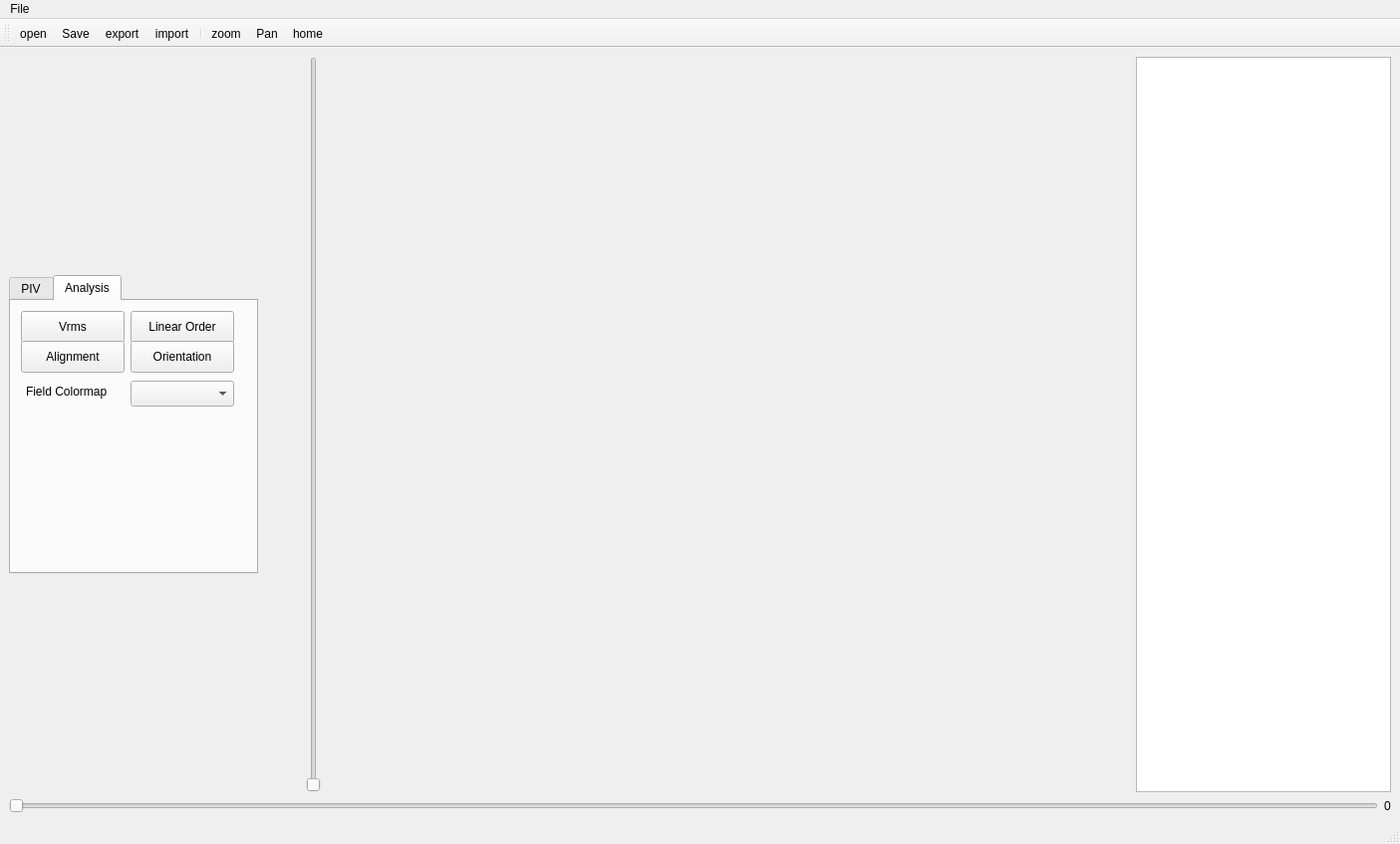
<?xml version="1.0" encoding="UTF-8"?>
<ui version="4.0">
 <class>MainWindow</class>
 <widget class="QMainWindow" name="MainWindow">
  <property name="geometry">
   <rect>
    <x>0</x>
    <y>0</y>
    <width>1405</width>
    <height>847</height>
   </rect>
  </property>
  <property name="sizePolicy">
   <sizepolicy hsizetype="Expanding" vsizetype="Expanding">
    <horstretch>0</horstretch>
    <verstretch>0</verstretch>
   </sizepolicy>
  </property>
  <property name="windowTitle">
   <string>MainWindow</string>
  </property>
  <widget class="QWidget" name="centralwidget">
   <layout class="QVBoxLayout" name="verticalLayout_2">
    <item>
     <layout class="QVBoxLayout" name="verticalLayout">
      <item>
       <layout class="QHBoxLayout" name="horizontalLayout_2">
        <item>
         <widget class="QTabWidget" name="tabs">
          <property name="sizePolicy">
           <sizepolicy hsizetype="Fixed" vsizetype="Fixed">
            <horstretch>0</horstretch>
            <verstretch>0</verstretch>
           </sizepolicy>
          </property>
          <property name="minimumSize">
           <size>
            <width>250</width>
            <height>300</height>
           </size>
          </property>
          <property name="currentIndex">
           <number>1</number>
          </property>
          <widget class="QWidget" name="tab">
           <attribute name="title">
            <string>PIV</string>
           </attribute>
           <widget class="QWidget" name="formLayoutWidget">
            <property name="geometry">
             <rect>
              <x>30</x>
              <y>20</y>
              <width>164</width>
              <height>193</height>
             </rect>
            </property>
            <layout class="QFormLayout" name="formLayout">
             <item row="1" column="1">
              <widget class="QLineEdit" name="windowsizeinput">
               <property name="toolTip">
                <string>PIV window size (pixels)</string>
               </property>
               <property name="text">
                <string>32</string>
               </property>
              </widget>
             </item>
             <item row="2" column="0">
              <widget class="QLabel" name="label_3">
               <property name="text">
                <string>Max Speed</string>
               </property>
              </widget>
             </item>
             <item row="2" column="1">
              <widget class="QLineEdit" name="maxspeedinput">
               <property name="toolTip">
                <string>Quiver color will be clipped to this value</string>
               </property>
               <property name="text">
                <string>100</string>
               </property>
              </widget>
             </item>
             <item row="3" column="0">
              <widget class="QLabel" name="label_2">
               <property name="text">
                <string>Pixel Size</string>
               </property>
              </widget>
             </item>
             <item row="3" column="1">
              <widget class="QLineEdit" name="pixelsizeinput">
               <property name="toolTip">
                <string>Pixel size of the data, PIV results will use this as the scale</string>
               </property>
               <property name="text">
                <string>1</string>
               </property>
              </widget>
             </item>
             <item row="1" column="0">
              <widget class="QLabel" name="label">
               <property name="text">
                <string>Window Size</string>
               </property>
              </widget>
             </item>
             <item row="6" column="0">
              <widget class="QLabel" name="label_4">
               <property name="text">
                <string>Autocontrast</string>
               </property>
              </widget>
             </item>
             <item row="6" column="1">
              <widget class="QCheckBox" name="autocontrast">
               <property name="sizePolicy">
                <sizepolicy hsizetype="Minimum" vsizetype="Minimum">
                 <horstretch>0</horstretch>
                 <verstretch>0</verstretch>
                </sizepolicy>
               </property>
               <property name="text">
                <string/>
               </property>
               <property name="checked">
                <bool>true</bool>
               </property>
              </widget>
             </item>
             <item row="4" column="1">
              <widget class="QLineEdit" name="arrowscaleinput">
               <property name="toolTip">
                <string>Set arrow scaling for visualisation</string>
               </property>
               <property name="text">
                <string>1</string>
               </property>
              </widget>
             </item>
             <item row="4" column="0">
              <widget class="QLabel" name="label_5">
               <property name="text">
                <string>Arrow Scale</string>
               </property>
              </widget>
             </item>
             <item row="5" column="0">
              <widget class="QLabel" name="label_6">
               <property name="text">
                <string>Time interval</string>
               </property>
              </widget>
             </item>
             <item row="5" column="1">
              <widget class="QLineEdit" name="timeintervalinput">
               <property name="text">
                <string>1</string>
               </property>
              </widget>
             </item>
            </layout>
           </widget>
           <widget class="QPushButton" name="runPIVbutton">
            <property name="geometry">
             <rect>
              <x>50</x>
              <y>220</y>
              <width>113</width>
              <height>32</height>
             </rect>
            </property>
            <property name="toolTip">
             <string>Perform PIV analysis with current settings</string>
            </property>
            <property name="text">
             <string>Run PIV</string>
            </property>
           </widget>
          </widget>
          <widget class="QWidget" name="tab_2">
           <attribute name="title">
            <string>Analysis</string>
           </attribute>
           <widget class="QPushButton" name="vrmsbutton">
            <property name="geometry">
             <rect>
              <x>10</x>
              <y>10</y>
              <width>104</width>
              <height>32</height>
             </rect>
            </property>
            <property name="sizePolicy">
             <sizepolicy hsizetype="Fixed" vsizetype="Fixed">
              <horstretch>0</horstretch>
              <verstretch>0</verstretch>
             </sizepolicy>
            </property>
            <property name="minimumSize">
             <size>
              <width>104</width>
              <height>0</height>
             </size>
            </property>
            <property name="text">
             <string>Vrms</string>
            </property>
           </widget>
           <widget class="QPushButton" name="linearorderbutton">
            <property name="geometry">
             <rect>
              <x>120</x>
              <y>10</y>
              <width>104</width>
              <height>32</height>
             </rect>
            </property>
            <property name="maximumSize">
             <size>
              <width>104</width>
              <height>16777215</height>
             </size>
            </property>
            <property name="text">
             <string>Linear Order</string>
            </property>
           </widget>
           <widget class="QPushButton" name="orientationbutton">
            <property name="geometry">
             <rect>
              <x>120</x>
              <y>40</y>
              <width>104</width>
              <height>32</height>
             </rect>
            </property>
            <property name="minimumSize">
             <size>
              <width>104</width>
              <height>0</height>
             </size>
            </property>
            <property name="maximumSize">
             <size>
              <width>104</width>
              <height>16777215</height>
             </size>
            </property>
            <property name="text">
             <string>Orientation</string>
            </property>
           </widget>
           <widget class="QPushButton" name="alignmentbutton">
            <property name="geometry">
             <rect>
              <x>10</x>
              <y>40</y>
              <width>104</width>
              <height>32</height>
             </rect>
            </property>
            <property name="text">
             <string>Alignment</string>
            </property>
           </widget>
           <widget class="QComboBox" name="fieldcolormapinput">
            <property name="geometry">
             <rect>
              <x>120</x>
              <y>80</y>
              <width>104</width>
              <height>26</height>
             </rect>
            </property>
           </widget>
           <widget class="QLabel" name="label_7">
            <property name="geometry">
             <rect>
              <x>15</x>
              <y>75</y>
              <width>92</width>
              <height>31</height>
             </rect>
            </property>
            <property name="text">
             <string>Field Colormap</string>
            </property>
           </widget>
          </widget>
         </widget>
        </item>
        <item>
         <layout class="QHBoxLayout" name="horizontalLayout">
          <item>
           <spacer name="horizontalSpacer_2">
            <property name="orientation">
             <enum>Qt::Horizontal</enum>
            </property>
            <property name="sizeType">
             <enum>QSizePolicy::Fixed</enum>
            </property>
            <property name="sizeHint" stdset="0">
             <size>
              <width>10</width>
              <height>20</height>
             </size>
            </property>
           </spacer>
          </item>
          <item>
           <widget class="QLabeledDoubleRangeSlider" name="contrastslider">
            <property name="minimumSize">
             <size>
              <width>80</width>
              <height>0</height>
             </size>
            </property>
            <property name="orientation">
             <enum>Qt::Vertical</enum>
            </property>
           </widget>
          </item>
          <item>
           <spacer name="horizontalSpacer">
            <property name="orientation">
             <enum>Qt::Horizontal</enum>
            </property>
            <property name="sizeType">
             <enum>QSizePolicy::Maximum</enum>
            </property>
            <property name="sizeHint" stdset="0">
             <size>
              <width>10</width>
              <height>20</height>
             </size>
            </property>
           </spacer>
          </item>
          <item>
           <widget class="MplWidget" name="mplwidget" native="true">
            <property name="sizePolicy">
             <sizepolicy hsizetype="Expanding" vsizetype="Expanding">
              <horstretch>0</horstretch>
              <verstretch>0</verstretch>
             </sizepolicy>
            </property>
            <property name="minimumSize">
             <size>
              <width>400</width>
              <height>400</height>
             </size>
            </property>
           </widget>
          </item>
          <item>
           <widget class="QTableWidget" name="table">
            <property name="sizePolicy">
             <sizepolicy hsizetype="Maximum" vsizetype="Expanding">
              <horstretch>0</horstretch>
              <verstretch>0</verstretch>
             </sizepolicy>
            </property>
            <property name="maximumSize">
             <size>
              <width>300</width>
              <height>16777215</height>
             </size>
            </property>
           </widget>
          </item>
         </layout>
        </item>
       </layout>
      </item>
     </layout>
    </item>
    <item>
     <layout class="QHBoxLayout" name="horizontalLayout_3">
      <item>
       <widget class="QSlider" name="stackslider">
        <property name="sizePolicy">
         <sizepolicy hsizetype="Expanding" vsizetype="Fixed">
          <horstretch>0</horstretch>
          <verstretch>0</verstretch>
         </sizepolicy>
        </property>
        <property name="orientation">
         <enum>Qt::Horizontal</enum>
        </property>
       </widget>
      </item>
      <item>
       <widget class="QLabel" name="stackpos">
        <property name="text">
         <string>0</string>
        </property>
       </widget>
      </item>
     </layout>
    </item>
   </layout>
  </widget>
  <widget class="QMenuBar" name="menubar">
   <property name="geometry">
    <rect>
     <x>0</x>
     <y>0</y>
     <width>1405</width>
     <height>24</height>
    </rect>
   </property>
   <widget class="QMenu" name="menuFile">
    <property name="title">
     <string>File</string>
    </property>
   </widget>
   <addaction name="menuFile"/>
  </widget>
  <widget class="QStatusBar" name="statusbar"/>
  <widget class="QToolBar" name="toolBar">
   <property name="windowTitle">
    <string>toolBar</string>
   </property>
   <attribute name="toolBarArea">
    <enum>TopToolBarArea</enum>
   </attribute>
   <attribute name="toolBarBreak">
    <bool>false</bool>
   </attribute>
   <addaction name="actionopen"/>
   <addaction name="actionSave"/>
   <addaction name="actionexport"/>
   <addaction name="actionimport"/>
   <addaction name="separator"/>
   <addaction name="actionzoom"/>
   <addaction name="actionPan"/>
   <addaction name="actionhome"/>
  </widget>
  <action name="actionzoom">
   <property name="checkable">
    <bool>true</bool>
   </property>
   <property name="icon">
    <iconset resource="icons/zoom2.qrc">
     <normaloff>:/icons/zoom2.png</normaloff>:/icons/zoom2.png</iconset>
   </property>
   <property name="text">
    <string>zoom</string>
   </property>
   <property name="toolTip">
    <string>zooms on image</string>
   </property>
  </action>
  <action name="actionPan">
   <property name="checkable">
    <bool>true</bool>
   </property>
   <property name="icon">
    <iconset resource="icons/zoom2.qrc">
     <normaloff>:/icons/pan.png</normaloff>:/icons/pan.png</iconset>
   </property>
   <property name="text">
    <string>Pan</string>
   </property>
  </action>
  <action name="actionopen">
   <property name="icon">
    <iconset resource="icons/zoom2.qrc">
     <normaloff>:/icons/open.png</normaloff>:/icons/open.png</iconset>
   </property>
   <property name="text">
    <string>open</string>
   </property>
  </action>
  <action name="actionhome">
   <property name="icon">
    <iconset resource="icons/zoom2.qrc">
     <normaloff>:/icons/home.png</normaloff>:/icons/home.png</iconset>
   </property>
   <property name="text">
    <string>home</string>
   </property>
  </action>
  <action name="actionSave">
   <property name="icon">
    <iconset resource="icons/zoom2.qrc">
     <normaloff>:/icons/save.png</normaloff>:/icons/save.png</iconset>
   </property>
   <property name="text">
    <string>Save</string>
   </property>
  </action>
  <action name="actionexport">
   <property name="icon">
    <iconset resource="icons/zoom2.qrc">
     <normaloff>:/icons/export.png</normaloff>:/icons/export.png</iconset>
   </property>
   <property name="text">
    <string>export</string>
   </property>
   <property name="toolTip">
    <string>export quiver fields</string>
   </property>
  </action>
  <action name="actionimport">
   <property name="icon">
    <iconset resource="icons/zoom2.qrc">
     <normaloff>:/icons/import.png</normaloff>:/icons/import.png</iconset>
   </property>
   <property name="text">
    <string>import</string>
   </property>
   <property name="toolTip">
    <string>Import fields</string>
   </property>
  </action>
 </widget>
 <customwidgets>
  <customwidget>
   <class>QLabeledDoubleRangeSlider</class>
   <extends>QSlider</extends>
   <header>superqt.h</header>
  </customwidget>
  <customwidget>
   <class>MplWidget</class>
   <extends>QWidget</extends>
   <header>mplwidget.h</header>
   <container>1</container>
  </customwidget>
 </customwidgets>
 <resources>
  <include location="icons/zoom2.qrc"/>
 </resources>
 <connections/>
</ui>
